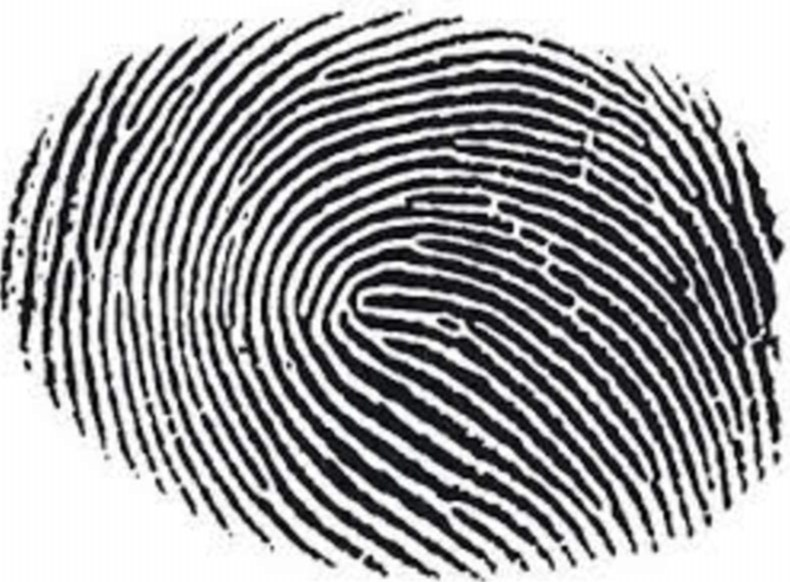
#> input picture Global Matching/Tests/Fausse_empreinte_2.jpg, 790 x 582 px, found by its file name
$ python main_find.py
#> lines starting #> are read from the running program, lines starting #| are printed output that depends on the picture; after the words box and inside, x2 and y2 are one past the last pixel; in counts of white or black regions, pixels touching at a corner belong together
### Pretraitement Elise/pretraitement.py
import cv2
import numpy as np
import matplotlib.pyplot as plt
from skimage.morphology import skeletonize
from scipy.ndimage import binary_opening #supprime bruit
                                         #lisse les bords
                                         #ne touche pas ce qui esr bien formé
from skimage.measure import label, regionprops

import os # permet d'utiliser fichiers et répertoires et de manipuler les chemins de fichiers

#[x] faire en sorte que ça renvoie tableau avec les coordonnées


def pretraitements(filename):

    #nom du fichier entree+ sortie (voir si on peut automatiser)

    output_filename = 'Global Matching\Tests\elise_pretraitement.jpg'
    #[ ] a changer avec str_modif(filename , _pretraitement)

    #recup image
    image = cv2.imread(filename, cv2.IMREAD_GRAYSCALE) #teinte de gris
#> image: shape (582, 790); min 0, max 255, mean 155.7
    image = cv2.resize(image, (512, 512))  # resize pr meilleur "generalisation" <- pas forcement le bon mot
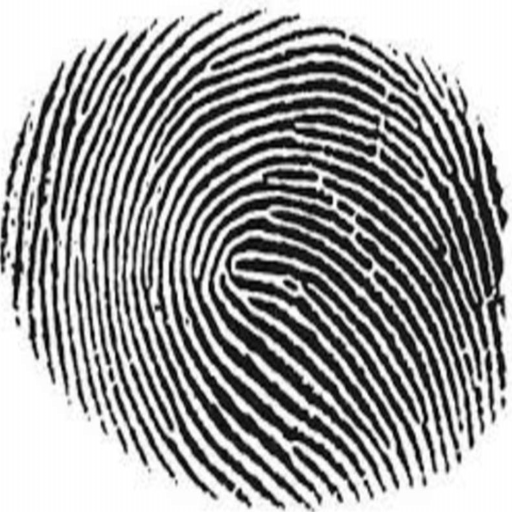
#> image: shape (512, 512); min 0, max 255, mean 155.6


    #TRANSFORMATION DE L'IMAGE

    #contraste
    clahe = cv2.createCLAHE(clipLimit=2.5, tileGridSize=(8, 8))

    '''
    CLAHE = Contrast Limited Adaptive Histogram Equalization
    augmente le contraste dans chaque petite zone -> bien pour zone sur ou sous exposee de l'img
    paramètre : clipLimit=2.5 : Limite le renforcement du contraste
    tileGridSize=(8, 8) : découpe img en zones  de 8x8 blocs
    '''
    contrast = clahe.apply(image) #applique le contraste
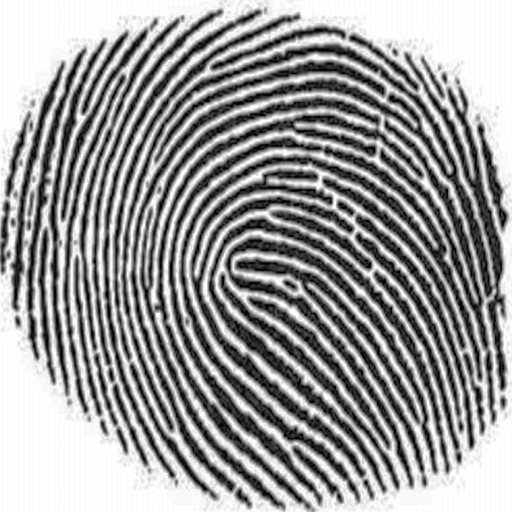
#> contrast: shape (512, 512); min 0, max 255, mean 154.2

    #lisser
    filtered = cv2.bilateralFilter(contrast, 5, 100, 125) #lisse img mais garde contours
    '''
    9=taille filtre autour de chaque point
    100=+élevé + peut mélanger des tons différents
    100	= +élevé + regarde loin autour du pixel
    '''


    # "binarisation" passe de gris a noir et blanc mais localement comme pour le contraste -> bien pour zones sur/ss exposées
    binary = cv2.adaptiveThreshold(filtered, 255,cv2.ADAPTIVE_THRESH_GAUSSIAN_C,cv2.THRESH_BINARY_INV, blockSize=21, C=10)
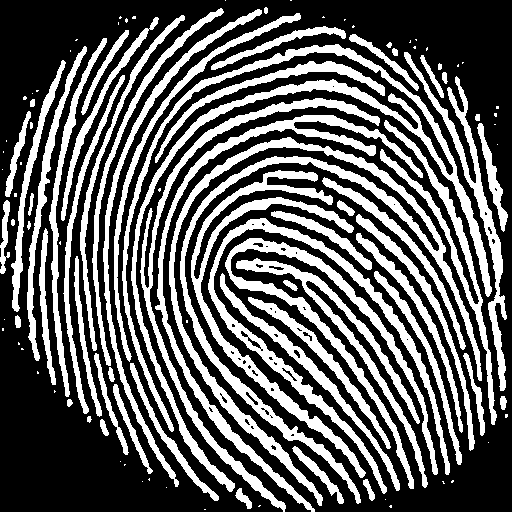
#> binary: shape (512, 512); 37% white; 113 white regions (52 under 20 px), largest, box (x1, y1, x2, y2) and area: (169, 137, 482, 506) 10655, (122, 44, 492, 492) 9897, (191, 170, 366, 478) 5423
    '''
    255=val pr pixel blanc
    blockSize = taillce zone traite localement
    cv2.THRESH_BINARY_INV : les zones sombres deviennent blanche -> pour meilleur lecture apres
    C ≈ abbaisse seuil pour etre detecte comme noir -> evite les faux positif/bruit
    '''

    # garde que les lignes vraiment présentes, sans petits bouts ni trous dedans
    morph = cv2.morphologyEx(binary, cv2.MORPH_OPEN, np.ones((3, 3), np.uint8)) #supprime pt blancs
#> morph: shape (512, 512); 36.8% white; 74 white regions (10 under 20 px), largest, box (x1, y1, x2, y2) and area: (169, 137, 482, 506) 10644, (122, 44, 492, 492) 9880, (191, 170, 365, 478) 5408
    morph = cv2.morphologyEx(morph, cv2.MORPH_CLOSE, np.ones((3, 3), np.uint8)) #remplis les trous noirs dans les lignes blanches
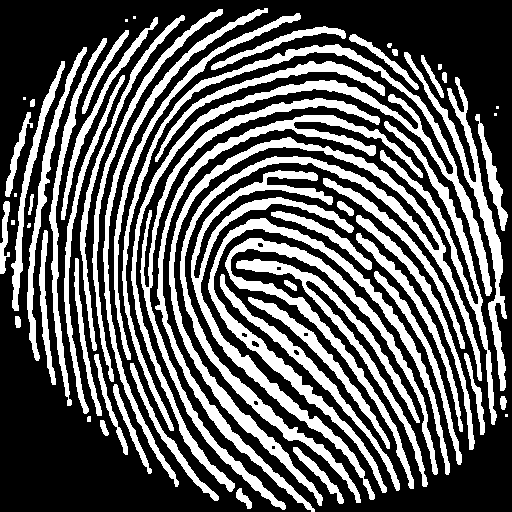
#> morph: shape (512, 512); 37% white; 63 white regions (8 under 20 px), largest, box (x1, y1, x2, y2) and area: (169, 137, 482, 506) 10762, (122, 44, 492, 492) 9888, (191, 170, 375, 500) 5583

    #pretraitement avant squeletisation
    morph_bin = (morph > 0).astype(np.uint8)#transforme img en 0et1
    cleaned= binary_opening(morph_bin, structure=np.ones((3, 3))) #comme morph_open (l54) mais plus math -> mieux pour squeletisation
#> cleaned: shape (512, 512) bool; 37% white; 72 white regions (10 under 20 px), largest, box (x1, y1, x2, y2) and area: (169, 137, 482, 506) 10762, (122, 44, 492, 492) 9888, (208, 218, 450, 493) 5483


    #squelettisation

    skeleton = skeletonize(cleaned) # -> ensemble de 0 et 1 donc par visualisable ?
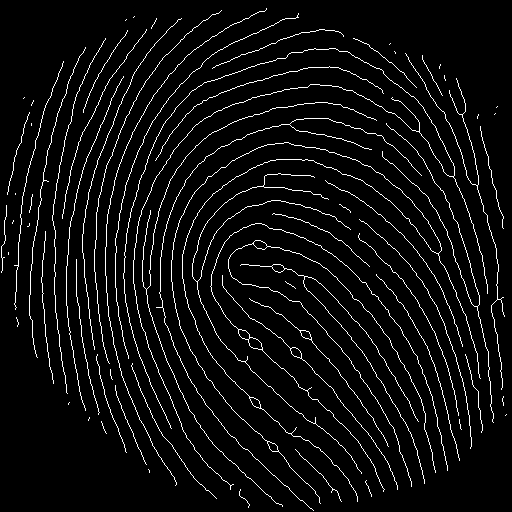
#> skeleton: shape (512, 512) bool; 5.2% white in thin lines or dots


    # conversion en image enregistrable
    skeleton_img = (skeleton * 255).astype(np.uint8) #transforme les 0 et 1 en vrai picel couleur en multipliant par 255
#> skeleton_img: shape (512, 512); 5.2% white in thin lines or dots
    inverted = cv2.bitwise_not(skeleton_img) #inverse couleur pour faciliter traitement futur
#> inverted: shape (512, 512); 94.8% white; black in thin lines or dots

    # sauvegadre
    cv2.imwrite(output_filename, inverted)
    print("Image prétraitée enregistree ")

    #compte rendu
    plt.figure(figsize=(12, 4))
    plt.subplot(1, 3, 1)
    plt.imshow(image, cmap='gray')
    plt.title("originale")
    plt.axis('off')

    plt.subplot(1, 3, 2)
    plt.imshow(morph, cmap='gray')
    plt.title("après clean")
    plt.axis('off')

    plt.subplot(1, 3, 3)
    plt.imshow(inverted, cmap='gray')
    plt.title("squelette")
    plt.axis('off')

    plt.tight_layout() #pour que tout soit bien sur l'img
    plt.show()
    return output_filename

### Pretraitement Elise/find_minutiae.py
import cv2
import numpy as np
import matplotlib.pyplot as plt
import math

def find_minuatiae(filename, output_filename):

    def find(squelette):

        minutiae_ending = []#stock minutiae
        minutiae_bifurcation = []
        minutiae_orientation = []

        rows, cols = squelette.shape #recupere nbr lignes et colonnes de l’img
        directions = [(-1,-1), (-1,0), (-1,1),
                    (0,-1),          (0,1),
                    (1,-1),  (1,0),  (1,1)] # pixels a checker quand on a celui du milieu [0,0]

    #on regarde chaque picel de l'img
        for i in range(3, rows - 3):  # on évite les bords sinon bugs (bc n'a pas de voisinsins)
            for j in range(3, cols - 3):

                if squelette[i][j] == 1: # si est blanc
                    voisins = squelette[i-1:i+2, j-1:j+2]
                    cmpt = np.sum(voisins) - 1  # suppr [i][j]

                    point = (j, i)  # (x, y), inverse bc img = matrice , inverse des axes normaux

                    # id minutiae
                    if cmpt==1:
                        minutiae_ending.append(point) #1 voisin blanc = ending
                    elif cmpt==3:
                        minutiae_bifurcation.append(point)#3 voisin blanc ->biffurcassion
                    else:

                        continue  # pas  minutiae

                    #cherche d'orientation sur 4 puis 3 puis 2px pour que tt les points en est unee mm si pas hyper precise
                    angle_bool_trouve = False

                    #  4 pixels
                    for dy, dx in directions:
                        try:
                            if (squelette[i + dy][j + dx] == 1 and
                                squelette[i + 2*dy][j + 2*dx] == 1 and
                                squelette[i + 3*dy][j + 3*dx] == 1):

                                angle = math.atan2(dy, dx) #angle entre vect et axe x

                                minutiae_orientation.append((point, angle))
                                angle_bool_trouve = True #pas besoin chercher les autre bc trouvé le max
                                break

                        except IndexError:
                            continue #⚠️⚠️eviter les bords!!!!!!

                    # 3px (mm chose)
                    if not angle_bool_trouve:
                        for dy, dx in directions:
                            try:
                                if (squelette[i + dy][j + dx] == 1 and
                                    squelette[i + 2*dy][j + 2*dx] == 1):
                                    angle = math.atan2(dy, dx)
                                    minutiae_orientation.append((point, angle))
                                    angle_bool_trouve = True
                                    break
                            except IndexError:
                                continue

                    # 2px (pareil)
                    if not angle_bool_trouve:
                        for dy, dx in directions:
                            try:
                                if squelette[i + dy][j + dx] == 1:
                                    angle = math.atan2(dy, dx)
                                    minutiae_orientation.append((point, angle))
                                    break
                            except IndexError:
                                continue

        res = [] #prepare tab adapté au style de struc, cf com de la fonction add personne dans json_utils

        for (x, y), angle in minutiae_orientation:
            if (x, y) in minutiae_ending:
                typ = "ending"
            elif (x, y) in minutiae_bifurcation:
                typ = "bifurcation"
            else:
                typ = "ERREUR" #PAS CENSE ARRIVER

            #trouve comp sur x et y pour tracer trzait d'oriebntation
            dy = round(math.sin(angle), 4)

            res.append([[x, y], typ, [dx, dy]])

        return res


   # import+ passage binaire
    img = cv2.imread(filename, cv2.IMREAD_GRAYSCALE)
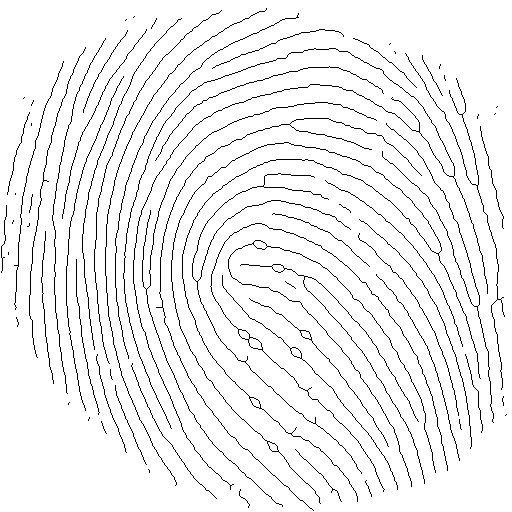
#> img: shape (512, 512); min 0, max 255, mean 241.4
    _, binaire = cv2.threshold(img, 127, 1, cv2.THRESH_BINARY_INV)#passse en binaire pour traitement

    # minutiae[[coord], type, [dx, dy]]
    minutiae = find(binaire)
#> after the loop in find, `for i in range(3, rows - 3):  # on évite les bords sinon bugs (bc n'a ..`: minutiae_bifurcation = 106 pairs, first value 18 to 500, second value 17 to 490; minutiae_ending = 165 pairs, first value 4 to 506, second value 8 to 507; minutiae_orientation = 271 items
#> the loop in find, `for (x, y), angle in minutiae_orientation:` made 271 passes
#> (x, y, angle, typ, dy) on passes 1 to 12: (266, 8, 1.57, 'ending', 1), (221, 10, 2.36, 'ending', 0.707), (298, 13, 1.57, 'ending', 1), (134, 16, 2.36, 'ending', 0.707), (133, 17, -0.785, 'ending', -0.707), (296, 17, 0, 'bifurcation', 0), (297, 17, -1.57, 'bifurcation', -1), (156, 18, 1.57, 'ending', 1), (181, 18, 2.36, 'ending', 0.707), (126, 19, 2.36, 'ending', 0.707), (125, 20, -0.785, 'ending', -0.707), (151, 28, -1.57, 'ending', -1)
#> typ on passes 61 to 66: 'bifurcation', 'ending', 'ending', 'ending', 'ending', 'bifurcation'
#> minutiae = 271 items

    # passe en couleur pour dessin des ronds
    color_image = cv2.cvtColor(img, cv2.COLOR_GRAY2BGR)

    # affichageronds+ligne

    for [x, y], typ, [dx, dy] in minutiae:
        if typ == "ending":
            color = (0, 0, 255)  # rouge
        elif typ == "bifurcation":
            color = (0, 255, 0)  # vert
        else:
            color = (0, 255, 255)  # jaune pour "ERREUR"

        # rond

        cv2.circle(color_image, (x, y), 1, color, 1)
#> this loop made 271 passes
#> (x, y, typ, dy, color) on passes 1 to 12: (266, 8, 'ending', 1, (0, 0, 255)), (221, 10, 'ending', 0.707, (0, 0, 255)), (298, 13, 'ending', 1, (0, 0, 255)), (134, 16, 'ending', 0.707, (0, 0, 255)), (133, 17, 'ending', -0.707, (0, 0, 255)), (296, 17, 'bifurcation', 0, (0, 255, 0)), (297, 17, 'bifurcation', -1, (0, 255, 0)), (156, 18, 'ending', 1, (0, 0, 255)), (181, 18, 'ending', 0.707, (0, 0, 255)), (126, 19, 'ending', 0.707, (0, 0, 255)), (125, 20, 'ending', -0.707, (0, 0, 255)), (151, 28, 'ending', -1, (0, 0, 255))
#> color on passes 61 to 66: (0, 255, 0), (0, 0, 255), (0, 0, 255), (0, 0, 255), (0, 0, 255), (0, 255, 0)
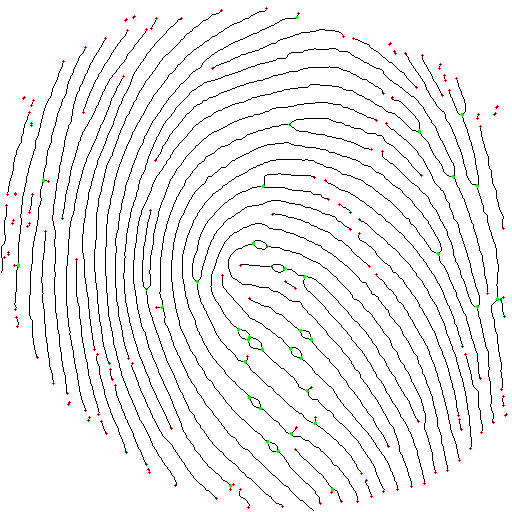
#> color_image: shape (512, 512, 3); mean B, G, R 240.7, 241, 241.3
    '''
        # trait orientartion
        lx = int(round(x + dx * 6)) #calc point arrivée trait orient. apres 6px
        ly = int(round(y + dy * 6))
        cv2.line(color_image, (x, y), (lx, ly), (255, 0, 0), 1)
        '''
    cv2.imwrite(output_filename, color_image)

    plt.figure(figsize=(10, 10))
    plt.imshow(color_image[..., ::-1])# inversant les canaux BGR → RGB pour matplotlib ??
    plt.title("minutiae detecteees")
    plt.axis("off")
    plt.show()
    return minutiae

### Pretraitement Elise/main_find.py

from pretraitement import pretraitements
from find_minutiae import find_minuatiae
import sys
import os

# methode pour acceder a utile ??
parent_dir = os.path.abspath(os.path.join(os.path.dirname(__file__), '..'))
sys.path.append(parent_dir)

from json_utils import ajouter_personne

filename = 'Global Matching\Tests\\Fausse_empreinte_2.jpg'
output_filename = 'Global Matching\Tests\\Fausse_2_output.jpg' #[ ] a obtenir automatiquement avec str_modify a l'interieur de find_minutiae


pretraitée_file_name = pretraitements(filename)
tab = find_minuatiae(pretraitée_file_name,output_filename)
#> tab = 271 items
 #[]faire en sorte que ce soit [ [endings [(x,y),orientation] ] , [ biffurcation [(x,y),orientation] ]  ]

print(tab)
#> (printed output is left out)

#> (the run stopped early here; a loop or call above may not have finished)

$ run again, with Global Matching/Tests/Fausse_empreinte.jpg copied over Global Matching/Tests/Fausse_empreinte_2.jpg
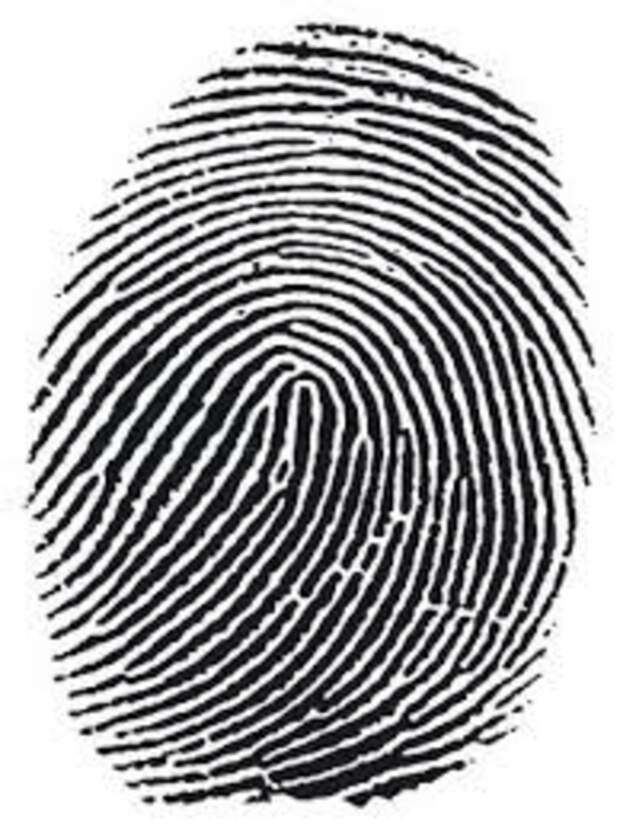
#> input picture Global Matching/Tests/Fausse_empreinte.jpg, 620 x 831 px, found by its file name
#> in pretraitements, `binary = cv2.adaptiveThreshold(filtered, 255,cv2.ADAPTIVE_THRESH_GAUSS..`:
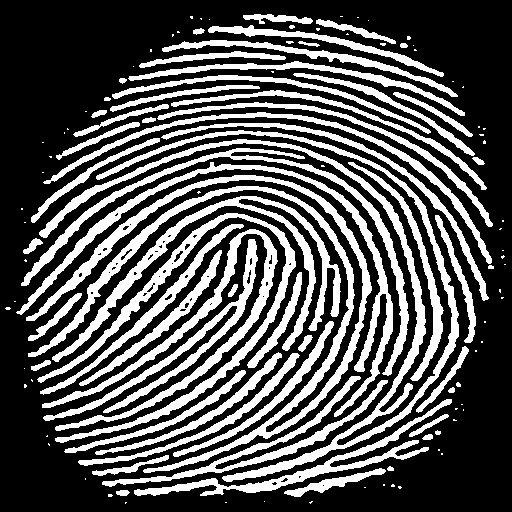
#> binary: shape (512, 512); 33.1% white; 129 white regions (69 under 20 px), largest, box (x1, y1, x2, y2) and area: (26, 175, 372, 473) 9547, (39, 130, 459, 482) 8887, (52, 196, 341, 362) 4846
#> morph_bin: shape (512, 512); values 0 (black) and 1 (white), 33.1% white; 63 white regions (8 under 20 px), largest, box (x1, y1, x2, y2) and area: (26, 175, 372, 473) 9630, (39, 130, 459, 482) 8895, (38, 213, 296, 443) 4903
#> skeleton: shape (512, 512) bool; 4.9% white in thin lines or dots, all inside (x1, y1, x2, y2) = (6, 16, 493, 496)
#> after the loop in find, `for i in range(3, rows - 3):  # on évite les bords sinon bugs (bc n'a ..`: minutiae_bifurcation = 78 pairs, first value 44 to 392, second value 17 to 487; minutiae_ending = 164 pairs, first value 6 to 492, second value 16 to 495; minutiae_orientation = 242 items
#> the loop in find, `for (x, y), angle in minutiae_orientation:` made 242 passes
#> (x, y, angle, typ, dy) on passes 1 to 8: (244, 16, 0, 'ending', 0), (259, 17, 3.14, 'bifurcation', 0), (260, 17, 1.57, 'bifurcation', 1), (260, 18, 1.57, 'bifurcation', 1), (309, 21, 3.14, 'ending', 0), (262, 22, 3.14, 'ending', 0), (317, 22, -0.785, 'ending', -0.707), (292, 25, 1.57, 'ending', 1)
#> the loop in find_minuatiae, `for [x, y], typ, [dx, dy] in minutiae:` made 242 passes
#> (x, y, typ, dy, color) on passes 1 to 8: (244, 16, 'ending', 0, (0, 0, 255)), (259, 17, 'bifurcation', 0, (0, 255, 0)), (260, 17, 'bifurcation', 1, (0, 255, 0)), (260, 18, 'bifurcation', 1, (0, 255, 0)), (309, 21, 'ending', 0, (0, 0, 255)), (262, 22, 'ending', 0, (0, 0, 255)), (317, 22, 'ending', -0.707, (0, 0, 255)), (292, 25, 'ending', 1, (0, 0, 255))
#> after the loop in find_minuatiae, `for [x, y], typ, [dx, dy] in minutiae:`:
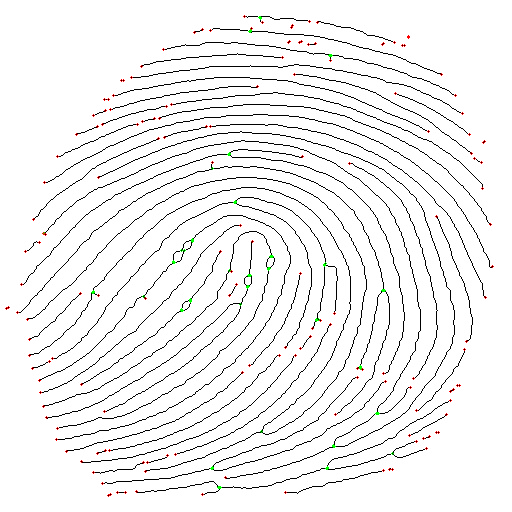
#> color_image: shape (512, 512, 3); mean B, G, R 241.5, 241.8, 242.2
#> (printed output is left out)
